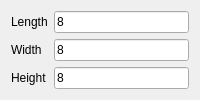
           <widget class="QWidget" name="page_Box">
            <layout class="QGridLayout" name="gridLayout_8">
             <item row="0" column="0">
              <layout class="QFormLayout" name="formLayout_4">
               <item row="0" column="0">
                <widget class="QLabel" name="boxXLable">
                 <property name="text">
                  <string>Length</string>
                 </property>
                </widget>
               </item>
               <item row="0" column="1">
                <widget class="QLineEdit" name="boxXEdit">
                 <property name="text">
                  <string>8</string>
                 </property>
                 <property name="placeholderText">
                  <string>positive real number</string>
                 </property>
                </widget>
               </item>
               <item row="1" column="0">
                <widget class="QLabel" name="boxYLable">
                 <property name="text">
                  <string>Width</string>
                 </property>
                </widget>
               </item>
               <item row="1" column="1">
                <widget class="QLineEdit" name="boxYEdit">
                 <property name="text">
                  <string>8</string>
                 </property>
                 <property name="placeholderText">
                  <string>positive real number</string>
                 </property>
                </widget>
               </item>
               <item row="2" column="0">
                <widget class="QLabel" name="boxZLabel">
                 <property name="text">
                  <string>Height</string>
                 </property>
                </widget>
               </item>
               <item row="2" column="1">
                <widget class="QLineEdit" name="boxZEdit">
                 <property name="text">
                  <string>8</string>
                 </property>
                 <property name="placeholderText">
                  <string>positive real number</string>
                 </property>
                </widget>
               </item>
              </layout>
             </item>
            </layout>
           </widget>
